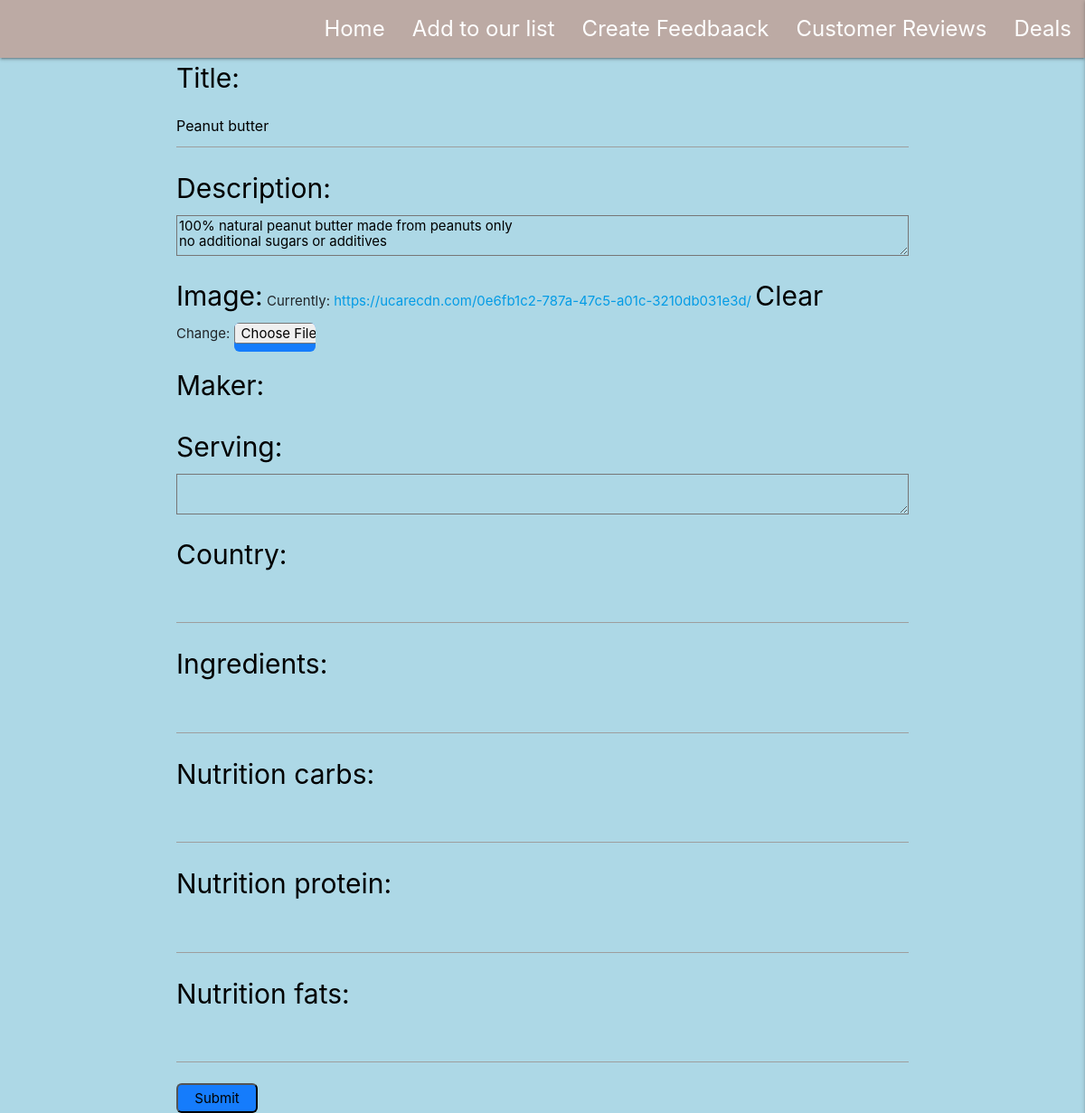
The app's page /healthfood/update/1 (signed in), older data.
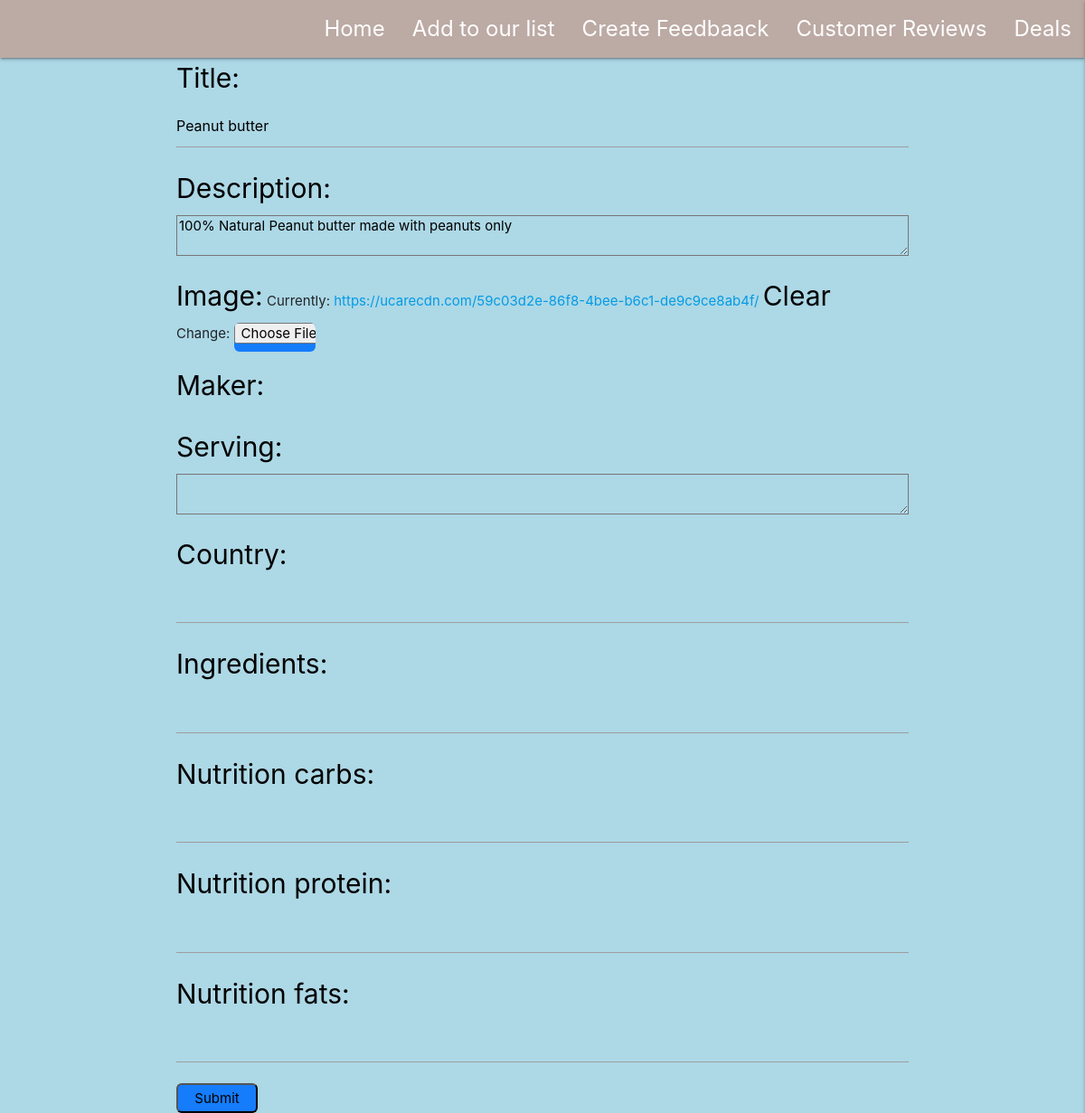
The same page, newer data.
### healthfood/models.py (models this page shows, shortened)
class healthfood(models.Model):
    title = models.CharField(blank=False, max_length=255)
    ingredients = models.CharField(blank=False, max_length=255)
    country = models.CharField(blank=False, max_length=255)
    description = models.TextField(blank=False)
    image = ImageField(blank=True, manual_crop="")
    maker = models.ForeignKey(Maker, on_delete=models.CASCADE)
    serving = models.TextField(blank=False)
    nutrition_carbs = models.CharField(blank=False, max_length=255)
    nutrition_protein = models.CharField(blank=False, max_length=255)
    nutrition_fats = models.CharField(blank=False, max_length=255)

### healthfood/views.py (the view)
@login_required
def update_healthfood(request, healthfood_id):
    healthfood_being_updated = get_object_or_404(healthfood, pk=healthfood_id)
    if request.method == "POST":
        healthfood_Form = healthfoodForm(
            request.POST, instance=healthfood_being_updated)
        if healthfood_Form.is_valid():
            healthfood_Form.save()
            messages.success(
                request, f"New food {healthfood_Form.cleaned_data['title']} updated")
            return redirect(reverse(index))
        else:
            return render(request, 'healthfood/update-template.html', {
                "form": healthfood_Form
            })
    else:
        healthfood_Form = healthfoodForm(instance=healthfood_being_updated)
        return render(request, 'healthfood/update-template.html', {
            "form": healthfood_Form
        })

### healthfood/forms.py
class healthfoodForm(forms.ModelForm):
    class Meta:
        image = ImageField(label='')
        model = healthfood
        fields = ('title', 'description', 'image', 'maker',
                  'serving', 'country', 'ingredients', 'nutrition_carbs', 'nutrition_protein',
                  'nutrition_fats')

### healthfood/models.py (called while the page is built)
    def __str__(self):
        return self.name

### healthfood/templates/healthfood/update-template.html (shortened to what this page needs)
{% extends 'base.template.html' %}
{%load crispy_forms_tags%}
{% load static %}
{%block content%}
<form method="POST">
    {{ form.as_p}}
    <input type="Submit" />
</form>
{%endblock%}

### templates/base.template.html (shortened to what this page needs)
{% load static %}
<!doctype html>
<html lang="en">
<head>
    <link rel="stylesheet" href="https://cdn.jsdelivr.net/npm/bootstrap@4.5.3/dist/css/bootstrap.min.css"
>
    <link rel="stylesheet" href="https://cdnjs.cloudflare.com/ajax/libs/font-awesome/5.15.3/css/all.min.css"
 type="text/css" />
    <link rel="stylesheet" href="https://cdnjs.cloudflare.com/ajax/libs/materialize/1.0.0/css/materialize.min.css"
        type="text/css">
    <link rel="stylesheet" href="{% static '/css/style.css' %}" />
</head>
<header>
    <nav class="nav-extended text-shadow brown lighten-3">
        <div class="nav-wrapper">
            <ul class="right hide-on-med-and-down">
                <li><a href="/">Home</a></li>
                <li><a href="/healthfood/create/">Add to our list</a></li>
                <li><a href="/reviews/create/">Create Feedbaack</a></li>
                <li><a href="/reviews/">Customer Reviews</a></li>
                <li><a href="#">Deals</a></li>
            </ul>
        </div>
    </nav>
</header>
<body>
    <div class="container">
        {%block content%}
        {%endblock%}
    </div>
</body>
</html>

### static/css/style.css (style rules this page uses)
body { background-color: lightblue; }
nav ul a { font-size: 1.6rem; color: #fff; display: block; padding: 0 15px; cursor: pointer; }
label { font-size: 2rem; color: black; }
input { width: 90px; height: 32.33px; border-radius: 6px; background-color: #157cfc; color: black; padding: 5.6px, 14px; }

Row changes from the older to the newer data that the page shows:
changed healthfood "Peanut butter": description "100% natural peanut butter made from peanuts only no additional sugars or additives" → "100% Natural Peanut butter made with peanuts only"
Text that changed along with them:
text no longer shown: "Title: Description: Image: Currently: https://ucarecdn.com/0e6fb1c2-787a-47c5-a01c-3210db031e3d/ Clear Change: Maker: Serving: Country: Ingredients: Nutrition carbs: Nutrition protein: Nutrition fats:"
text now shown: "Title: Description: Image: Currently: https://ucarecdn.com/59c03d2e-86f8-4bee-b6c1-de9c9ce8ab4f/ Clear Change: Maker: Serving: Country: Ingredients: Nutrition carbs: Nutrition protein: Nutrition fats:"
